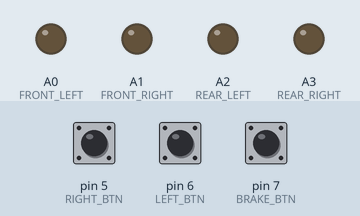
The sketch below on a simulated Arduino Uno, built with avr-gcc and run on an emulated ATmega328P. Parts: output pins drawn as LEDs (lit = HIGH). Dashed ring = blinking. The inputs (shaded band) are chosen by the test bench; at power-on: pin 5 (RIGHT_BTN) HIGH, pin 6 (LEFT_BTN) HIGH, pin 7 (BRAKE_BTN) HIGH.

Above: at 1.2 s.
1.3 s: pin 5 (RIGHT_BTN) pulled LOW for 1 s
At 1.54 s:
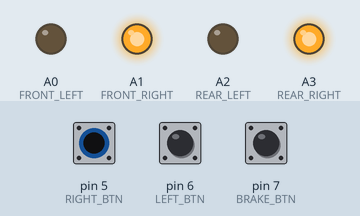
3.8 s: pin 6 (LEFT_BTN) pulled LOW for 3.2 s
At 4.04 s:
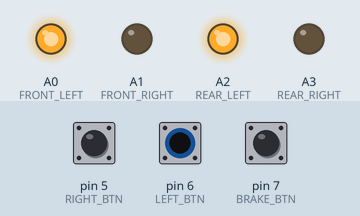
8.5 s: pin 7 (BRAKE_BTN) pulled LOW for 0.15 s
At 8.57 s:
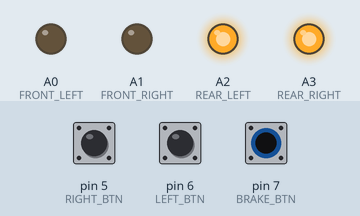
10.1 s: pin 7 (BRAKE_BTN) pulled LOW for 3.2 s
At 13.6 s:
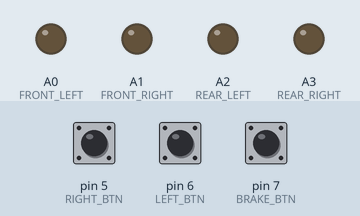
14.8 s: pin 5 (RIGHT_BTN) pulled LOW for 3.2 s
At 15.04 s:
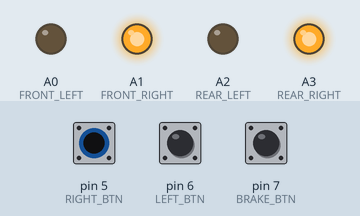
19.5 s: pin 5 (RIGHT_BTN) driven LOW and pin 6 (LEFT_BTN) driven LOW
At 19.74 s:
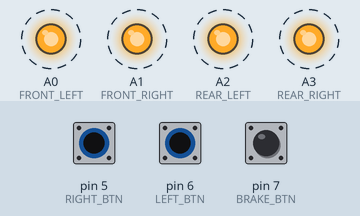
Timing chart, 0 to 23.5 s (numbered marks = the images above; inputs shaded):
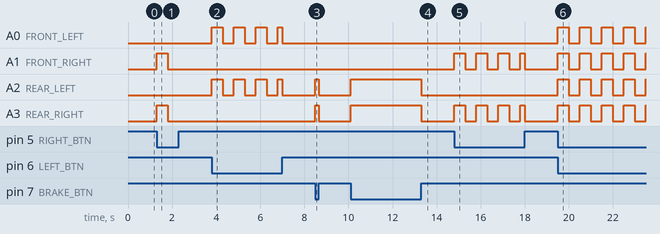

Measured:
- after the input at 1.3 s, A1 (FRONT_RIGHT), A3 (REAR_RIGHT): LOW → HIGH at once, → LOW 0.50 s later
- after the input at 3.8 s, A0 (FRONT_LEFT), A2 (REAR_LEFT): goes 3 × (HIGH 0.50 s, LOW 0.50 s), HIGH 0.20 s, then LOW, starting at once
- after the input at 8.5 s, A2 (REAR_LEFT), A3 (REAR_RIGHT): LOW → HIGH at once, → LOW 0.15 s later
- after the input at 10.1 s, A2 (REAR_LEFT), A3 (REAR_RIGHT): LOW → HIGH at once, → LOW 3.2 s later
- after the input at 14.8 s, A1 (FRONT_RIGHT), A3 (REAR_RIGHT): goes 3 × (HIGH 0.50 s, LOW 0.50 s), HIGH 0.20 s, then LOW, starting at once
- after the input at 19.5 s, A0 (FRONT_LEFT), A1 (FRONT_RIGHT), A2 (REAR_LEFT), A3 (REAR_RIGHT): alternates HIGH for 0.50 s and LOW for 0.50 s, starting at once

The sketch:

turn_signal_plus_breaking_test_sketch.ino
```cpp
/*
  Brake + Turn Signal Controller
  --------------------------------
  Buttons (active LOW, INPUT_PULLUP):
    Pin 7 - Brake
    Pin 6 - Left
    Pin 5 - Right

  LEDs:
    A0 - Front Left
    A1 - Front Right
    A2 - Rear Left
    A3 - Rear Right
*/

//////////////////////
// Pin Definitions //
//////////////////////
const int BRAKE_BTN = 7;
const int LEFT_BTN  = 6;
const int RIGHT_BTN = 5;

const int FRONT_LEFT  = A0;
const int FRONT_RIGHT = A1;
const int REAR_LEFT   = A2;
const int REAR_RIGHT  = A3;

//////////////////////
// Timing           //
//////////////////////
const unsigned long BLINK_INTERVAL = 500;

unsigned long lastBlinkTime = 0;
bool blinkState = false;

//////////////////////
// Input Bit Masks //
//////////////////////
#define BRAKE 0b001
#define LEFT  0b010
#define RIGHT 0b100

//////////////////////
// Light Actions   //
//////////////////////
enum LightAction : uint8_t {
  OFF,
  ON,
  BLINK
};

//////////////////////
// Blink Modes     //
//////////////////////
enum BlinkMode : uint8_t {
  BLINK_NONE,
  BLINK_LEFT,
  BLINK_RIGHT,
  BLINK_HAZARD
};

//////////////////////
// State Structure //
//////////////////////
struct LightState {
  LightAction frontLeft;
  LightAction frontRight;
  LightAction rearLeft;
  LightAction rearRight;
};

//////////////////////
// Lookup Table    //
//////////////////////
const LightState stateTable[8] = {
  //  R L B
  { OFF,   OFF,   OFF,   OFF },   // 0b000
  { OFF,   OFF,   ON,    ON  },   // 0b001 BRAKE
  { BLINK, OFF,   BLINK, OFF },   // 0b010 LEFT
  { BLINK, OFF,   BLINK, ON  },   // 0b011 BRAKE + LEFT
  { OFF,   BLINK, OFF,   BLINK }, // 0b100 RIGHT
  { OFF,   BLINK, ON,    BLINK }, // 0b101 BRAKE + RIGHT
  { BLINK, BLINK, BLINK, BLINK }, // 0b110 HAZARD
  { BLINK, BLINK, ON,    ON  }    // 0b111 BRAKE + HAZARD ✅
};

//////////////////////
// Blink Tracking  //
//////////////////////
BlinkMode lastBlinkMode = BLINK_NONE;

//////////////////////
// Helper Functions//
//////////////////////
BlinkMode getBlinkMode(uint8_t inputState) {
  bool left  = inputState & LEFT;
  bool right = inputState & RIGHT;

  if (left && right) return BLINK_HAZARD;
  if (left)          return BLINK_LEFT;
  if (right)         return BLINK_RIGHT;
  return BLINK_NONE;
}

void applyLight(int pin, LightAction action) {
  if (action == ON) {
    digitalWrite(pin, HIGH);
  }
  else if (action == BLINK) {
    digitalWrite(pin, blinkState ? HIGH : LOW);
  }
  else {
    digitalWrite(pin, LOW);
  }
}

//////////////////////
// Setup           //
//////////////////////
void setup() {
  pinMode(BRAKE_BTN, INPUT_PULLUP);
  pinMode(LEFT_BTN,  INPUT_PULLUP);
  pinMode(RIGHT_BTN, INPUT_PULLUP);

  pinMode(FRONT_LEFT,  OUTPUT);
  pinMode(FRONT_RIGHT, OUTPUT);
  pinMode(REAR_LEFT,   OUTPUT);
  pinMode(REAR_RIGHT,  OUTPUT);
}

//////////////////////
// Main Loop       //
//////////////////////
void loop() {
  bool braking = digitalRead(BRAKE_BTN) == LOW;
  bool left    = digitalRead(LEFT_BTN)  == LOW;
  bool right   = digitalRead(RIGHT_BTN) == LOW;

  uint8_t inputState = 0;
  if (braking) inputState |= BRAKE;
  if (left)    inputState |= LEFT;
  if (right)   inputState |= RIGHT;

  BlinkMode currentBlinkMode = getBlinkMode(inputState);

  // Reset blink phase ONLY when blink mode changes
  if (currentBlinkMode != lastBlinkMode && currentBlinkMode != BLINK_NONE) {
    blinkState = true;
    lastBlinkTime = millis();
  }

  lastBlinkMode = currentBlinkMode;

  // Update blink timing
  if (currentBlinkMode != BLINK_NONE) {
    if (millis() - lastBlinkTime >= BLINK_INTERVAL) {
      lastBlinkTime = millis();
      blinkState = !blinkState;
    }
  } else {
    blinkState = false;
  }

  const LightState& s = stateTable[inputState];

  applyLight(FRONT_LEFT,  s.frontLeft);
  applyLight(FRONT_RIGHT, s.frontRight);
  applyLight(REAR_LEFT,   s.rearLeft);
  applyLight(REAR_RIGHT,  s.rearRight);
}
```
